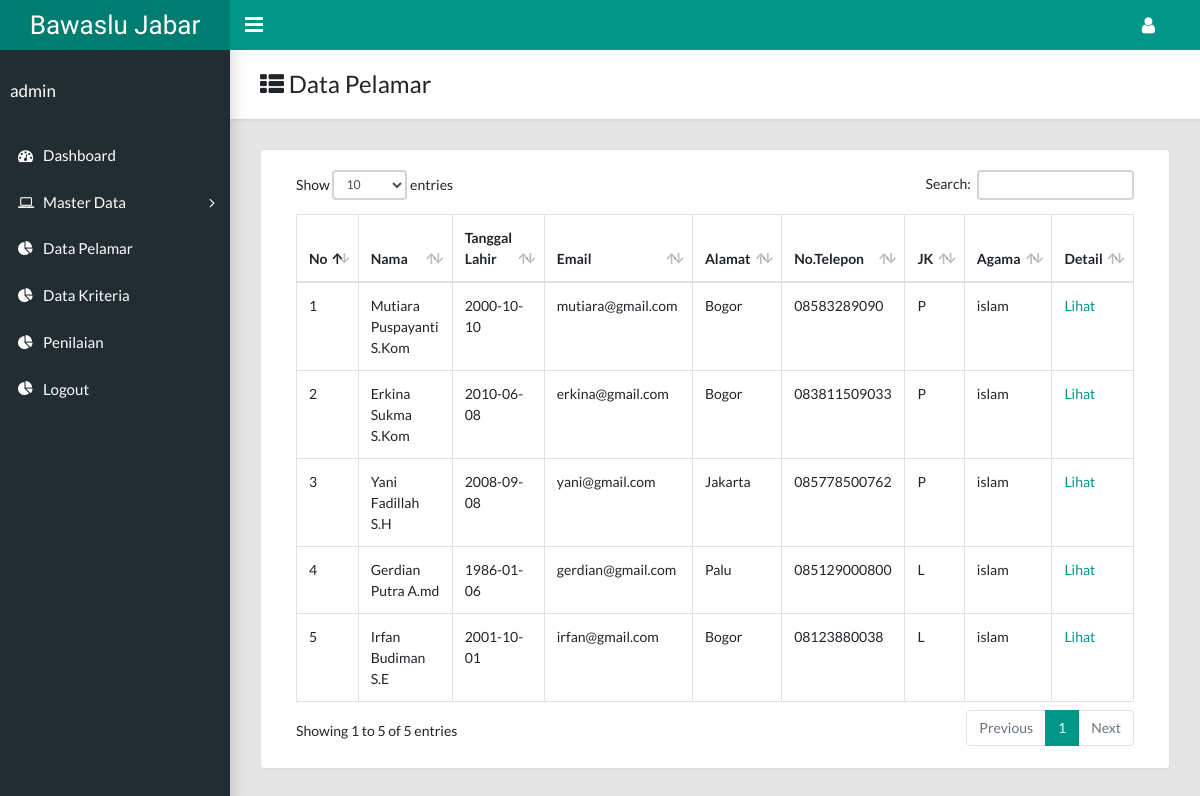
Page /index.php?p=pelamar (signed in) on the committed database.
### tables this page shows
CREATE TABLE `pelamar` (
  `id` int(11) NOT NULL,
  `nama` varchar(225) NOT NULL,
  `tanggal_lahir` date NOT NULL,
  `email` varchar(225) NOT NULL,
  `alamat` text NOT NULL,
  `telepon` varchar(13) NOT NULL,
  `jk` enum('L','P') NOT NULL,
  `agama` varchar(225) NOT NULL,
  `id_umur` int(11) NOT NULL,
  `id_pendidikan` int(11) NOT NULL,
  `id_ipk` int(11) NOT NULL,
  `id_status` int(11) NOT NULL,
  `id_jarak` int(11) NOT NULL,
  `foto` varchar(225) NOT NULL,
  `ktp` varchar(225) NOT NULL,
  `cv` varchar(225) NOT NULL,
  `ijazah` varchar(225) NOT NULL,
  `transkrip_nilai` varchar(225) NOT NULL,
  `skck` varchar(225) NOT NULL
);

### page/pelamar/index.php (the view)
<div class="app-title">
  <div>
    <h1><i class="fa fa-th-list"></i> Data Pelamar</h1>
  </div>
</div>
<div class="row">
  <div class="col-md-12">
    <div class="card">
      <div class="card-body">
        <table class="table table-hover table-bordered" id="sampleTable">
          <thead>
            <tr>
              <th>No</th>
              <th>Nama</th>
              <th>Tanggal Lahir</th>
              <th>Email</th>
              <th>Alamat</th>
              <th>No.Telepon</th>
              <th>JK</th>
              <th>Agama</th>
              <th>Detail</th>
            </tr>
          </thead>
          <tbody>
            <?php
                $query = mysqli_query($con, "select * from pelamar");
                $no = 0;
                while ($data = mysqli_fetch_assoc($query)):
                  $no++;
             ?>
             <tr>
               <td><?= $no ?></td>
               <td><?= $data['nama'] ?></td>
               <td><?= $data['tanggal_lahir'] ?></td>
               <td><?= $data['email'] ?></td>
               <td><?= $data['alamat'] ?></td>
               <td><?= $data['telepon'] ?></td>
               <td><?= $data['jk'] ?></td>
               <td><?= $data['agama'] ?></td>
               <td>
                 <a href="?p=pelamar&act=show&id=<?= $data['id'] ?>">Lihat</a>
               </td>
             </tr>
           <?php endwhile; ?>
          </tbody>
        </table>
      </div>
    </div>
  </div>
</div>

### rows in the picture
pelamar: nama "Mutiara Puspayanti S.Kom", tanggal_lahir "2000-10-10", email "mutiara@gmail.com", alamat "Bogor", telepon "08583289090", jk "P", agama "islam"
pelamar: nama "Erkina Sukma S.Kom", tanggal_lahir "2010-06-08", email "erkina@gmail.com", alamat "Bogor", telepon "083811509033", jk "P", agama "islam"
pelamar: nama "Yani Fadillah S.H", tanggal_lahir "2008-09-08", email "yani@gmail.com", alamat "Jakarta", telepon "085778500762", jk "P", agama "islam"
pelamar: nama "Gerdian Putra A.md", tanggal_lahir "1986-01-06", email "gerdian@gmail.com", alamat "Palu", telepon "085129000800", jk "L", agama "islam"
pelamar: nama "Irfan Budiman S.E", tanggal_lahir "2001-10-01", email "irfan@gmail.com", alamat "Bogor", telepon "08123880038", jk "L", agama "islam"

### other values in the picture
$_SESSION['nama'] "admin"
